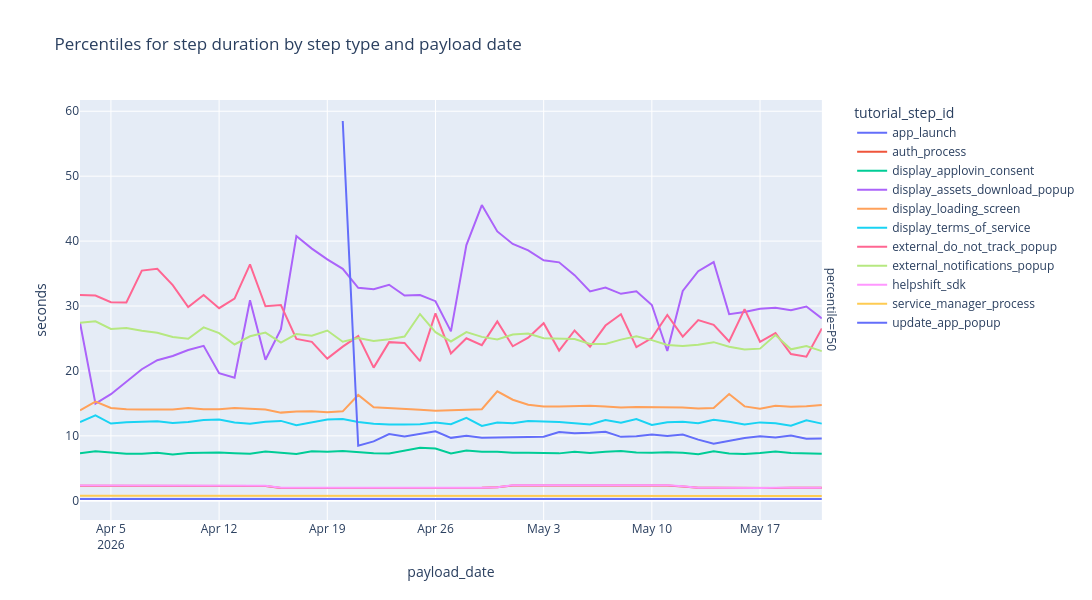

The cell this chart's notebook holds for it:
### Code cell
fig = px.line(percentiles_by_day_melted[percentiles_by_day_melted['percentile'] == 'P50'], 
              x='payload_date', 
              y='seconds',
              color='tutorial_step_id',
              facet_row='percentile',
              title='Percentiles for step duration by step type and payload date',
              width=1200,
              height=600,
              hover_data={'seconds': True, 'payload_date': True, 'tutorial_step_id': True},
)
fig.show()

### Figure 1 — Plotly figure (JSON) as saved in the notebook; plotly's stock layout.template omitted (floating-point values rounded to 4 significant figures)
{"data": [{"customdata": [["app_launch"], ["app_launch"], ["app_launch"], ["app_launch"], ["app_launch"], ["app_launch"], ["app_launch"], ["app_launch"], ["app_launch"], ["app_launch"], ["app_launch"], ["app_launch"], ["app_launch"], ["app_launch"], ["app_launch"], ["app_launch"], ["app_launch"], ["app_launch"], ["app_launch"], ["app_launch"], ["app_launch"], ["app_launch"], ["app_launch"], ["app_launch"], ["app_launch"], ["app_launch"], ["app_launch"], ["app_launch"], ["app_launch"], ["app_launch"], ["app_launch"], ["app_launch"], ["app_launch"], ["app_launch"], ["app_launch"], ["app_launch"], ["app_launch"], ["app_launch"], ["app_launch"], ["app_launch"], ["app_launch"], ["app_launch"], ["app_launch"], ["app_launch"], ["app_launch"], ["app_launch"], ["app_launch"], ["app_launch"], ["app_launch"]], "hovertemplate": "tutorial_step_id=%{customdata[0]}<br>percentile=P50<br>payload_date=%{x}<br>seconds=%{y}<extra></extra>", "legendgroup": "app_launch", "line": {"color": "#636efa", "dash": "solid"}, "marker": {"symbol": "circle"}, "mode": "lines", "name": "app_launch", "orientation": "v", "showlegend": true, "type": "scatter", "x": ["2026-04-03", "2026-04-04", "2026-04-05", "2026-04-06", "2026-04-07", "2026-04-08", "2026-04-09", "2026-04-10", "2026-04-11", "2026-04-12", "2026-04-13", "2026-04-14", "2026-04-15", "2026-04-16", "2026-04-17", "2026-04-18", "2026-04-19", "2026-04-20", "2026-04-21", "2026-04-22", "2026-04-23", "2026-04-24", "2026-04-25", "2026-04-26", "2026-04-27", "2026-04-28", "2026-04-29", "2026-04-30", "2026-05-01", "2026-05-02", "2026-05-03", "2026-05-04", "2026-05-05", "2026-05-06", "2026-05-07", "2026-05-08", "2026-05-09", "2026-05-10", "2026-05-11", "2026-05-12", "2026-05-13", "2026-05-14", "2026-05-15", "2026-05-16", "2026-05-17", "2026-05-18", "2026-05-19", "2026-05-20", "2026-05-21"], "xaxis": "x", "y": [0.275, 0.275, 0.275, 0.275, 0.276, 0.275, 0.276, 0.275, 0.276, 0.275, 0.275, 0.276, 0.276, 0.275, 0.275, 0.275, 0.275, 0.275, 0.276, 0.276, 0.276, 0.276, 0.276, 0.275, 0.275, 0.275, 0.276, 0.276, 0.276, 0.276, 0.276, 0.277, 0.277, 0.277, 0.277, 0.277, 0.276, 0.277, 0.276, 0.275, 0.275, 0.275, 0.274, 0.274, 0.274, 0.274, 0.274, 0.274, 0.274], "yaxis": "y"}, {"customdata": [["auth_process"], ["auth_process"], ["auth_process"], ["auth_process"], ["auth_process"], ["auth_process"], ["auth_process"], ["auth_process"], ["auth_process"], ["auth_process"], ["auth_process"], ["auth_process"], ["auth_process"], ["auth_process"], ["auth_process"], ["auth_process"], ["auth_process"], ["auth_process"], ["auth_process"], ["auth_process"], ["auth_process"], ["auth_process"], ["auth_process"], ["auth_process"], ["auth_process"], ["auth_process"], ["auth_process"], ["auth_process"], ["auth_process"], ["auth_process"], ["auth_process"], ["auth_process"], ["auth_process"], ["auth_process"], ["auth_process"], ["auth_process"], ["auth_process"], ["auth_process"], ["auth_process"], ["auth_process"], ["auth_process"], ["auth_process"], ["auth_process"], ["auth_process"], ["auth_process"], ["auth_process"], ["auth_process"], ["auth_process"], ["auth_process"]], "hovertemplate": "tutorial_step_id=%{customdata[0]}<br>percentile=P50<br>payload_date=%{x}<br>seconds=%{y}<extra></extra>", "legendgroup": "auth_process", "line": {"color": "#EF553B", "dash": "solid"}, "marker": {"symbol": "circle"}, "mode": "lines", "name": "auth_process", "orientation": "v", "showlegend": true, "type": "scatter", "x": ["2026-04-03", "2026-04-04", "2026-04-05", "2026-04-06", "2026-04-07", "2026-04-08", "2026-04-09", "2026-04-10", "2026-04-11", "2026-04-12", "2026-04-13", "2026-04-14", "2026-04-15", "2026-04-16", "2026-04-17", "2026-04-18", "2026-04-19", "2026-04-20", "2026-04-21", "2026-04-22", "2026-04-23", "2026-04-24", "2026-04-25", "2026-04-26", "2026-04-27", "2026-04-28", "2026-04-29", "2026-04-30", "2026-05-01", "2026-05-02", "2026-05-03", "2026-05-04", "2026-05-05", "2026-05-06", "2026-05-07", "2026-05-08", "2026-05-09", "2026-05-10", "2026-05-11", "2026-05-12", "2026-05-13", "2026-05-14", "2026-05-15", "2026-05-16", "2026-05-17", "2026-05-18", "2026-05-19", "2026-05-20", "2026-05-21"], "xaxis": "x", "y": [2.329, 2.322, 2.321, 2.327, 2.341, 2.339, 2.34, 2.334, 2.327, 2.304, 2.324, 2.344, 2.277, 1.987, 1.983, 1.967, 1.959, 1.979, 1.968, 1.982, 1.983, 1.981, 1.976, 1.961, 1.979, 1.995, 2.002, 2.067, 2.363, 2.364, 2.349, 2.367, 2.375, 2.364, 2.366, 2.363, 2.363, 2.36, 2.364, 2.2, 2.0, 1.993, 1.963, 1.96, 1.955, 1.98, 1.99, 1.994, 1.992], "yaxis": "y"}, {"customdata": [["display_applovin_consent"], ["display_applovin_consent"], ["display_applovin_consent"], ["display_applovin_consent"], ["display_applovin_consent"], ["display_applovin_consent"], ["display_applovin_consent"], ["display_applovin_consent"], ["display_applovin_consent"], ["display_applovin_consent"], ["display_applovin_consent"], ["display_applovin_consent"], ["display_applovin_consent"], ["display_applovin_consent"], ["display_applovin_consent"], ["display_applovin_consent"], ["display_applovin_consent"], ["display_applovin_consent"], ["display_applovin_consent"], ["display_applovin_consent"], ["display_applovin_consent"], ["display_applovin_consent"], ["display_applovin_consent"], ["display_applovin_consent"], ["display_applovin_consent"], ["display_applovin_consent"], ["display_applovin_consent"], ["display_applovin_consent"], ["display_applovin_consent"], ["display_applovin_consent"], ["display_applovin_consent"], ["display_applovin_consent"], ["display_applovin_consent"], ["display_applovin_consent"], ["display_applovin_consent"], ["display_applovin_consent"], ["display_applovin_consent"], ["display_applovin_consent"], ["display_applovin_consent"], ["display_applovin_consent"], ["display_applovin_consent"], ["display_applovin_consent"], ["display_applovin_consent"], ["display_applovin_consent"], ["display_applovin_consent"], ["display_applovin_consent"], ["display_applovin_consent"], ["display_applovin_consent"], ["display_applovin_consent"]], "hovertemplate": "tutorial_step_id=%{customdata[0]}<br>percentile=P50<br>payload_date=%{x}<br>seconds=%{y}<extra></extra>", "legendgroup": "display_applovin_consent", "line": {"color": "#00cc96", "dash": "solid"}, "marker": {"symbol": "circle"}, "mode": "lines", "name": "display_applovin_consent", "orientation": "v", "showlegend": true, "type": "scatter", "x": ["2026-04-03", "2026-04-04", "2026-04-05", "2026-04-06", "2026-04-07", "2026-04-08", "2026-04-09", "2026-04-10", "2026-04-11", "2026-04-12", "2026-04-13", "2026-04-14", "2026-04-15", "2026-04-16", "2026-04-17", "2026-04-18", "2026-04-19", "2026-04-20", "2026-04-21", "2026-04-22", "2026-04-23", "2026-04-24", "2026-04-25", "2026-04-26", "2026-04-27", "2026-04-28", "2026-04-29", "2026-04-30", "2026-05-01", "2026-05-02", "2026-05-03", "2026-05-04", "2026-05-05", "2026-05-06", "2026-05-07", "2026-05-08", "2026-05-09", "2026-05-10", "2026-05-11", "2026-05-12", "2026-05-13", "2026-05-14", "2026-05-15", "2026-05-16", "2026-05-17", "2026-05-18", "2026-05-19", "2026-05-20", "2026-05-21"], "xaxis": "x", "y": [7.314, 7.631, 7.432, 7.255, 7.244, 7.4, 7.133, 7.362, 7.403, 7.429, 7.328, 7.248, 7.582, 7.365, 7.216, 7.644, 7.564, 7.68, 7.452, 7.326, 7.278, 7.681, 8.163, 8.055, 7.285, 7.751, 7.559, 7.546, 7.399, 7.398, 7.406, 7.302, 7.543, 7.341, 7.546, 7.684, 7.447, 7.402, 7.494, 7.4, 7.168, 7.625, 7.295, 7.2, 7.355, 7.581, 7.355, 7.292, 7.235], "yaxis": "y"}, {"customdata": [["display_assets_download_popup"], ["display_assets_download_popup"], ["display_assets_download_popup"], ["display_assets_download_popup"], ["display_assets_download_popup"], ["display_assets_download_popup"], ["display_assets_download_popup"], ["display_assets_download_popup"], ["display_assets_download_popup"], ["display_assets_download_popup"], ["display_assets_download_popup"], ["display_assets_download_popup"], ["display_assets_download_popup"], ["display_assets_download_popup"], ["display_assets_download_popup"], ["display_assets_download_popup"], ["display_assets_download_popup"], ["display_assets_download_popup"], ["display_assets_download_popup"], ["display_assets_download_popup"], ["display_assets_download_popup"], ["display_assets_download_popup"], ["display_assets_download_popup"], ["display_assets_download_popup"], ["display_assets_download_popup"], ["display_assets_download_popup"], ["display_assets_download_popup"], ["display_assets_download_popup"], ["display_assets_download_popup"], ["display_assets_download_popup"], ["display_assets_download_popup"], ["display_assets_download_popup"], ["display_assets_download_popup"], ["display_assets_download_popup"], ["display_assets_download_popup"], ["display_assets_download_popup"], ["display_assets_download_popup"], ["display_assets_download_popup"], ["display_assets_download_popup"], ["display_assets_download_popup"], ["display_assets_download_popup"], ["display_assets_download_popup"], ["display_assets_download_popup"], ["display_assets_download_popup"], ["display_assets_download_popup"], ["display_assets_download_popup"], ["display_assets_download_popup"], ["display_assets_download_popup"], ["display_assets_download_popup"]], "hovertemplate": "tutorial_step_id=%{customdata[0]}<br>percentile=P50<br>payload_date=%{x}<br>seconds=%{y}<extra></extra>", "legendgroup": "display_assets_download_popup", "line": {"color": "#ab63fa", "dash": "solid"}, "marker": {"symbol": "circle"}, "mode": "lines", "name": "display_assets_download_popup", "orientation": "v", "showlegend": true, "type": "scatter", "x": ["2026-04-03", "2026-04-04", "2026-04-05", "2026-04-06", "2026-04-07", "2026-04-08", "2026-04-09", "2026-04-10", "2026-04-11", "2026-04-12", "2026-04-13", "2026-04-14", "2026-04-15", "2026-04-16", "2026-04-17", "2026-04-18", "2026-04-19", "2026-04-20", "2026-04-21", "2026-04-22", "2026-04-23", "2026-04-24", "2026-04-25", "2026-04-26", "2026-04-27", "2026-04-28", "2026-04-29", "2026-04-30", "2026-05-01", "2026-05-02", "2026-05-03", "2026-05-04", "2026-05-05", "2026-05-06", "2026-05-07", "2026-05-08", "2026-05-09", "2026-05-10", "2026-05-11", "2026-05-12", "2026-05-13", "2026-05-14", "2026-05-15", "2026-05-16", "2026-05-17", "2026-05-18", "2026-05-19", "2026-05-20", "2026-05-21"], "xaxis": "x", "y": [27.45, 14.97, 16.42, 18.4, 20.26, 21.65, 22.3, 23.22, 23.87, 19.66, 18.96, 30.89, 21.73, 26.44, 40.78, 38.84, 37.2, 35.73, 32.81, 32.58, 33.28, 31.61, 31.71, 30.75, 26.09, 39.4, 45.54, 41.49, 39.56, 38.58, 37.05, 36.73, 34.75, 32.25, 32.84, 31.88, 32.26, 30.15, 23.08, 32.32, 35.36, 36.77, 28.75, 29.1, 29.58, 29.75, 29.37, 29.93, 28.08], "yaxis": "y"}, {"customdata": [["display_loading_screen"], ["display_loading_screen"], ["display_loading_screen"], ["display_loading_screen"], ["display_loading_screen"], ["display_loading_screen"], ["display_loading_screen"], ["display_loading_screen"], ["display_loading_screen"], ["display_loading_screen"], ["display_loading_screen"], ["display_loading_screen"], ["display_loading_screen"], ["display_loading_screen"], ["display_loading_screen"], ["display_loading_screen"], ["display_loading_screen"], ["display_loading_screen"], ["display_loading_screen"], ["display_loading_screen"], ["display_loading_screen"], ["display_loading_screen"], ["display_loading_screen"], ["display_loading_screen"], ["display_loading_screen"], ["display_loading_screen"], ["display_loading_screen"], ["display_loading_screen"], ["display_loading_screen"], ["display_loading_screen"], ["display_loading_screen"], ["display_loading_screen"], ["display_loading_screen"], ["display_loading_screen"], ["display_loading_screen"], ["display_loading_screen"], ["display_loading_screen"], ["display_loading_screen"], ["display_loading_screen"], ["display_loading_screen"], ["display_loading_screen"], ["display_loading_screen"], ["display_loading_screen"], ["display_loading_screen"], ["display_loading_screen"], ["display_loading_screen"], ["display_loading_screen"], ["display_loading_screen"], ["display_loading_screen"]], "hovertemplate": "tutorial_step_id=%{customdata[0]}<br>percentile=P50<br>payload_date=%{x}<br>seconds=%{y}<extra></extra>", "legendgroup": "display_loading_screen", "line": {"color": "#FFA15A", "dash": "solid"}, "marker": {"symbol": "circle"}, "mode": "lines", "name": "display_loading_screen", "orientation": "v", "showlegend": true, "type": "scatter", "x": ["2026-04-03", "2026-04-04", "2026-04-05", "2026-04-06", "2026-04-07", "2026-04-08", "2026-04-09", "2026-04-10", "2026-04-11", "2026-04-12", "2026-04-13", "2026-04-14", "2026-04-15", "2026-04-16", "2026-04-17", "2026-04-18", "2026-04-19", "2026-04-20", "2026-04-21", "2026-04-22", "2026-04-23", "2026-04-24", "2026-04-25", "2026-04-26", "2026-04-27", "2026-04-28", "2026-04-29", "2026-04-30", "2026-05-01", "2026-05-02", "2026-05-03", "2026-05-04", "2026-05-05", "2026-05-06", "2026-05-07", "2026-05-08", "2026-05-09", "2026-05-10", "2026-05-11", "2026-05-12", "2026-05-13", "2026-05-14", "2026-05-15", "2026-05-16", "2026-05-17", "2026-05-18", "2026-05-19", "2026-05-20", "2026-05-21"], "xaxis": "x", "y": [13.93, 15.27, 14.29, 14.09, 14.05, 14.04, 14.05, 14.3, 14.11, 14.1, 14.3, 14.17, 14.06, 13.58, 13.75, 13.78, 13.65, 13.78, 16.3, 14.42, 14.3, 14.26, 14.03, 13.88, 13.96, 14.06, 14.1, 16.87, 15.57, 14.8, 14.51, 14.52, 14.53, 14.64, 14.51, 14.38, 14.46, 14.46, 14.46, 14.37, 14.23, 14.29, 16.45, 14.54, 14.18, 14.65, 14.5, 14.54, 14.77], "yaxis": "y"}, {"customdata": [["display_terms_of_service"], ["display_terms_of_service"], ["display_terms_of_service"], ["display_terms_of_service"], ["display_terms_of_service"], ["display_terms_of_service"], ["display_terms_of_service"], ["display_terms_of_service"], ["display_terms_of_service"], ["display_terms_of_service"], ["display_terms_of_service"], ["display_terms_of_service"], ["display_terms_of_service"], ["display_terms_of_service"], ["display_terms_of_service"], ["display_terms_of_service"], ["display_terms_of_service"], ["display_terms_of_service"], ["display_terms_of_service"], ["display_terms_of_service"], ["display_terms_of_service"], ["display_terms_of_service"], ["display_terms_of_service"], ["display_terms_of_service"], ["display_terms_of_service"], ["display_terms_of_service"], ["display_terms_of_service"], ["display_terms_of_service"], ["display_terms_of_service"], ["display_terms_of_service"], ["display_terms_of_service"], ["display_terms_of_service"], ["display_terms_of_service"], ["display_terms_of_service"], ["display_terms_of_service"], ["display_terms_of_service"], ["display_terms_of_service"], ["display_terms_of_service"], ["display_terms_of_service"], ["display_terms_of_service"], ["display_terms_of_service"], ["display_terms_of_service"], ["display_terms_of_service"], ["display_terms_of_service"], ["display_terms_of_service"], ["display_terms_of_service"], ["display_terms_of_service"], ["display_terms_of_service"], ["display_terms_of_service"]], "hovertemplate": "tutorial_step_id=%{customdata[0]}<br>percentile=P50<br>payload_date=%{x}<br>seconds=%{y}<extra></extra>", "legendgroup": "display_terms_of_service", "line": {"color": "#19d3f3", "dash": "solid"}, "marker": {"symbol": "circle"}, "mode": "lines", "name": "display_terms_of_service", "orientation": "v", "showlegend": true, "type": "scatter", "x": ["2026-04-03", "2026-04-04", "2026-04-05", "2026-04-06", "2026-04-07", "2026-04-08", "2026-04-09", "2026-04-10", "2026-04-11", "2026-04-12", "2026-04-13", "2026-04-14", "2026-04-15", "2026-04-16", "2026-04-17", "2026-04-18", "2026-04-19", "2026-04-20", "2026-04-21", "2026-04-22", "2026-04-23", "2026-04-24", "2026-04-25", "2026-04-26", "2026-04-27", "2026-04-28", "2026-04-29", "2026-04-30", "2026-05-01", "2026-05-02", "2026-05-03", "2026-05-04", "2026-05-05", "2026-05-06", "2026-05-07", "2026-05-08", "2026-05-09", "2026-05-10", "2026-05-11", "2026-05-12", "2026-05-13", "2026-05-14", "2026-05-15", "2026-05-16", "2026-05-17", "2026-05-18", "2026-05-19", "2026-05-20", "2026-05-21"], "xaxis": "x", "y": [12.13, 13.16, 11.89, 12.1, 12.18, 12.23, 11.98, 12.12, 12.43, 12.51, 12.07, 11.88, 12.19, 12.3, 11.64, 12.05, 12.51, 12.61, 12.13, 11.88, 11.74, 11.77, 11.78, 12.07, 11.79, 12.77, 11.52, 12.04, 11.94, 12.3, 12.26, 12.14, 11.96, 11.76, 12.45, 12.02, 12.6, 11.68, 12.08, 12.18, 11.95, 12.48, 12.16, 11.74, 12.08, 11.93, 11.56, 12.41, 11.88], "yaxis": "y"}, {"customdata": [["external_do_not_track_popup"], ["external_do_not_track_popup"], ["external_do_not_track_popup"], ["external_do_not_track_popup"], ["external_do_not_track_popup"], ["external_do_not_track_popup"], ["external_do_not_track_popup"], ["external_do_not_track_popup"], ["external_do_not_track_popup"], ["external_do_not_track_popup"], ["external_do_not_track_popup"], ["external_do_not_track_popup"], ["external_do_not_track_popup"], ["external_do_not_track_popup"], ["external_do_not_track_popup"], ["external_do_not_track_popup"], ["external_do_not_track_popup"], ["external_do_not_track_popup"], ["external_do_not_track_popup"], ["external_do_not_track_popup"], ["external_do_not_track_popup"], ["external_do_not_track_popup"], ["external_do_not_track_popup"], ["external_do_not_track_popup"], ["external_do_not_track_popup"], ["external_do_not_track_popup"], ["external_do_not_track_popup"], ["external_do_not_track_popup"], ["external_do_not_track_popup"], ["external_do_not_track_popup"], ["external_do_not_track_popup"], ["external_do_not_track_popup"], ["external_do_not_track_popup"], ["external_do_not_track_popup"], ["external_do_not_track_popup"], ["external_do_not_track_popup"], ["external_do_not_track_popup"], ["external_do_not_track_popup"], ["external_do_not_track_popup"], ["external_do_not_track_popup"], ["external_do_not_track_popup"], ["external_do_not_track_popup"], ["external_do_not_track_popup"], ["external_do_not_track_popup"], ["external_do_not_track_popup"], ["external_do_not_track_popup"], ["external_do_not_track_popup"], ["external_do_not_track_popup"], ["external_do_not_track_popup"]], "hovertemplate": "tutorial_step_id=%{customdata[0]}<br>percentile=P50<br>payload_date=%{x}<br>seconds=%{y}<extra></extra>", "legendgroup": "external_do_not_track_popup", "line": {"color": "#FF6692", "dash": "solid"}, "marker": {"symbol": "circle"}, "mode": "lines", "name": "external_do_not_track_popup", "orientation": "v", "showlegend": true, "type": "scatter", "x": ["2026-04-03", "2026-04-04", "2026-04-05", "2026-04-06", "2026-04-07", "2026-04-08", "2026-04-09", "2026-04-10", "2026-04-11", "2026-04-12", "2026-04-13", "2026-04-14", "2026-04-15", "2026-04-16", "2026-04-17", "2026-04-18", "2026-04-19", "2026-04-20", "2026-04-21", "2026-04-22", "2026-04-23", "2026-04-24", "2026-04-25", "2026-04-26", "2026-04-27", "2026-04-28", "2026-04-29", "2026-04-30", "2026-05-01", "2026-05-02", "2026-05-03", "2026-05-04", "2026-05-05", "2026-05-06", "2026-05-07", "2026-05-08", "2026-05-09", "2026-05-10", "2026-05-11", "2026-05-12", "2026-05-13", "2026-05-14", "2026-05-15", "2026-05-16", "2026-05-17", "2026-05-18", "2026-05-19", "2026-05-20", "2026-05-21"], "xaxis": "x", "y": [31.7, 31.61, 30.58, 30.54, 35.45, 35.73, 33.22, 29.83, 31.69, 29.66, 31.14, 36.41, 29.96, 30.14, 24.93, 24.48, 21.9, 23.74, 25.37, 20.51, 24.44, 24.32, 21.51, 28.87, 22.69, 25.03, 23.97, 27.62, 23.8, 25.12, 27.36, 23.13, 26.23, 23.73, 26.99, 28.73, 23.68, 25.06, 28.61, 25.28, 27.82, 27.1, 24.55, 29.52, 24.5, 25.83, 22.61, 22.2, 26.54], "yaxis": "y"}, {"customdata": [["external_notifications_popup"], ["external_notifications_popup"], ["external_notifications_popup"], ["external_notifications_popup"], ["external_notifications_popup"], ["external_notifications_popup"], ["external_notifications_popup"], ["external_notifications_popup"], ["external_notifications_popup"], ["external_notifications_popup"], ["external_notifications_popup"], ["external_notifications_popup"], ["external_notifications_popup"], ["external_notifications_popup"], ["external_notifications_popup"], ["external_notifications_popup"], ["external_notifications_popup"], ["external_notifications_popup"], ["external_notifications_popup"], ["external_notifications_popup"], ["external_notifications_popup"], ["external_notifications_popup"], ["external_notifications_popup"], ["external_notifications_popup"], ["external_notifications_popup"], ["external_notifications_popup"], ["external_notifications_popup"], ["external_notifications_popup"], ["external_notifications_popup"], ["external_notifications_popup"], ["external_notifications_popup"], ["external_notifications_popup"], ["external_notifications_popup"], ["external_notifications_popup"], ["external_notifications_popup"], ["external_notifications_popup"], ["external_notifications_popup"], ["external_notifications_popup"], ["external_notifications_popup"], ["external_notifications_popup"], ["external_notifications_popup"], ["external_notifications_popup"], ["external_notifications_popup"], ["external_notifications_popup"], ["external_notifications_popup"], ["external_notifications_popup"], ["external_notifications_popup"], ["external_notifications_popup"], ["external_notifications_popup"]], "hovertemplate": "tutorial_step_id=%{customdata[0]}<br>percentile=P50<br>payload_date=%{x}<br>seconds=%{y}<extra></extra>", "legendgroup": "external_notifications_popup", "line": {"color": "#B6E880", "dash": "solid"}, "marker": {"symbol": "circle"}, "mode": "lines", "name": "external_notifications_popup", "orientation": "v", "showlegend": true, "type": "scatter", "x": ["2026-04-03", "2026-04-04", "2026-04-05", "2026-04-06", "2026-04-07", "2026-04-08", "2026-04-09", "2026-04-10", "2026-04-11", "2026-04-12", "2026-04-13", "2026-04-14", "2026-04-15", "2026-04-16", "2026-04-17", "2026-04-18", "2026-04-19", "2026-04-20", "2026-04-21", "2026-04-22", "2026-04-23", "2026-04-24", "2026-04-25", "2026-04-26", "2026-04-27", "2026-04-28", "2026-04-29", "2026-04-30", "2026-05-01", "2026-05-02", "2026-05-03", "2026-05-04", "2026-05-05", "2026-05-06", "2026-05-07", "2026-05-08", "2026-05-09", "2026-05-10", "2026-05-11", "2026-05-12", "2026-05-13", "2026-05-14", "2026-05-15", "2026-05-16", "2026-05-17", "2026-05-18", "2026-05-19", "2026-05-20", "2026-05-21"], "xaxis": "x", "y": [27.43, 27.65, 26.46, 26.61, 26.18, 25.87, 25.24, 24.96, 26.71, 25.83, 24.08, 25.34, 25.9, 24.36, 25.67, 25.43, 26.23, 24.49, 25.05, 24.62, 24.87, 25.29, 28.76, 25.98, 24.54, 25.98, 25.25, 24.84, 25.6, 25.76, 25.04, 25.04, 24.93, 24.14, 24.15, 24.83, 25.36, 24.75, 24.01, 23.84, 24.03, 24.44, 23.74, 23.3, 23.44, 25.54, 23.33, 23.84, 23.05], "yaxis": "y"}, {"customdata": [["helpshift_sdk"], ["helpshift_sdk"], ["helpshift_sdk"], ["helpshift_sdk"], ["helpshift_sdk"], ["helpshift_sdk"], ["helpshift_sdk"], ["helpshift_sdk"], ["helpshift_sdk"], ["helpshift_sdk"], ["helpshift_sdk"], ["helpshift_sdk"], ["helpshift_sdk"], ["helpshift_sdk"], ["helpshift_sdk"], ["helpshift_sdk"], ["helpshift_sdk"], ["helpshift_sdk"], ["helpshift_sdk"], ["helpshift_sdk"], ["helpshift_sdk"], ["helpshift_sdk"], ["helpshift_sdk"], ["helpshift_sdk"], ["helpshift_sdk"], ["helpshift_sdk"], ["helpshift_sdk"], ["helpshift_sdk"], ["helpshift_sdk"], ["helpshift_sdk"], ["helpshift_sdk"], ["helpshift_sdk"], ["helpshift_sdk"], ["helpshift_sdk"], ["helpshift_sdk"], ["helpshift_sdk"], ["helpshift_sdk"], ["helpshift_sdk"], ["helpshift_sdk"], ["helpshift_sdk"], ["helpshift_sdk"], ["helpshift_sdk"], ["helpshift_sdk"], ["helpshift_sdk"], ["helpshift_sdk"], ["helpshift_sdk"], ["helpshift_sdk"], ["helpshift_sdk"], ["helpshift_sdk"]], "hovertemplate": "tutorial_step_id=%{customdata[0]}<br>percentile=P50<br>payload_date=%{x}<br>seconds=%{y}<extra></extra>", "legendgroup": "helpshift_sdk", "line": {"color": "#FF97FF", "dash": "solid"}, "marker": {"symbol": "circle"}, "mode": "lines", "name": "helpshift_sdk", "orientation": "v", "showlegend": true, "type": "scatter", "x": ["2026-04-03", "2026-04-04", "2026-04-05", "2026-04-06", "2026-04-07", "2026-04-08", "2026-04-09", "2026-04-10", "2026-04-11", "2026-04-12", "2026-04-13", "2026-04-14", "2026-04-15", "2026-04-16", "2026-04-17", "2026-04-18", "2026-04-19", "2026-04-20", "2026-04-21", "2026-04-22", "2026-04-23", "2026-04-24", "2026-04-25", "2026-04-26", "2026-04-27", "2026-04-28", "2026-04-29", "2026-04-30", "2026-05-01", "2026-05-02", "2026-05-03", "2026-05-04", "2026-05-05", "2026-05-06", "2026-05-07", "2026-05-08", "2026-05-09", "2026-05-10", "2026-05-11", "2026-05-12", "2026-05-13", "2026-05-14", "2026-05-15", "2026-05-16", "2026-05-17", "2026-05-18", "2026-05-19", "2026-05-20", "2026-05-21"], "xaxis": "x", "y": [2.351, 2.344, 2.344, 2.35, 2.363, 2.361, 2.364, 2.355, 2.35, 2.327, 2.346, 2.367, 2.3, 2.011, 2.007, 1.991, 1.983, 2.003, 1.991, 2.005, 2.006, 2.004, 1.999, 1.985, 2.003, 2.018, 2.026, 2.089, 2.385, 2.388, 2.37, 2.389, 2.397, 2.387, 2.389, 2.386, 2.386, 2.383, 2.388, 2.224, 2.023, 2.016, 1.984, 1.981, 1.977, 2.004, 2.018, 2.023, 2.02], "yaxis": "y"}, {"customdata": [["service_manager_process"], ["service_manager_process"], ["service_manager_process"], ["service_manager_process"], ["service_manager_process"], ["service_manager_process"], ["service_manager_process"], ["service_manager_process"], ["service_manager_process"], ["service_manager_process"], ["service_manager_process"], ["service_manager_process"], ["service_manager_process"], ["service_manager_process"], ["service_manager_process"], ["service_manager_process"], ["service_manager_process"], ["service_manager_process"], ["service_manager_process"], ["service_manager_process"], ["service_manager_process"], ["service_manager_process"], ["service_manager_process"], ["service_manager_process"], ["service_manager_process"], ["service_manager_process"], ["service_manager_process"], ["service_manager_process"], ["service_manager_process"], ["service_manager_process"], ["service_manager_process"], ["service_manager_process"], ["service_manager_process"], ["service_manager_process"], ["service_manager_process"], ["service_manager_process"], ["service_manager_process"], ["service_manager_process"], ["service_manager_process"], ["service_manager_process"], ["service_manager_process"], ["service_manager_process"], ["service_manager_process"], ["service_manager_process"], ["service_manager_process"], ["service_manager_process"], ["service_manager_process"], ["service_manager_process"], ["service_manager_process"]], "hovertemplate": "tutorial_step_id=%{customdata[0]}<br>percentile=P50<br>payload_date=%{x}<br>seconds=%{y}<extra></extra>", "legendgroup": "service_manager_process", "line": {"color": "#FECB52", "dash": "solid"}, "marker": {"symbol": "circle"}, "mode": "lines", "name": "service_manager_process", "orientation": "v", "showlegend": true, "type": "scatter", "x": ["2026-04-03", "2026-04-04", "2026-04-05", "2026-04-06", "2026-04-07", "2026-04-08", "2026-04-09", "2026-04-10", "2026-04-11", "2026-04-12", "2026-04-13", "2026-04-14", "2026-04-15", "2026-04-16", "2026-04-17", "2026-04-18", "2026-04-19", "2026-04-20", "2026-04-21", "2026-04-22", "2026-04-23", "2026-04-24", "2026-04-25", "2026-04-26", "2026-04-27", "2026-04-28", "2026-04-29", "2026-04-30", "2026-05-01", "2026-05-02", "2026-05-03", "2026-05-04", "2026-05-05", "2026-05-06", "2026-05-07", "2026-05-08", "2026-05-09", "2026-05-10", "2026-05-11", "2026-05-12", "2026-05-13", "2026-05-14", "2026-05-15", "2026-05-16", "2026-05-17", "2026-05-18", "2026-05-19", "2026-05-20", "2026-05-21"], "xaxis": "x", "y": [0.762, 0.762, 0.764, 0.759, 0.759, 0.754, 0.757, 0.756, 0.763, 0.76, 0.754, 0.756, 0.755, 0.752, 0.753, 0.756, 0.755, 0.751, 0.741, 0.754, 0.756, 0.757, 0.762, 0.758, 0.748, 0.75, 0.752, 0.741, 0.758, 0.767, 0.765, 0.76, 0.763, 0.762, 0.762, 0.76, 0.765, 0.766, 0.757, 0.753, 0.755, 0.756, 0.74, 0.752, 0.754, 0.751, 0.748, 0.75, 0.75], "yaxis": "y"}, {"customdata": [["update_app_popup"], ["update_app_popup"], ["update_app_popup"], ["update_app_popup"], ["update_app_popup"], ["update_app_popup"], ["update_app_popup"], ["update_app_popup"], ["update_app_popup"], ["update_app_popup"], ["update_app_popup"], ["update_app_popup"], ["update_app_popup"], ["update_app_popup"], ["update_app_popup"], ["update_app_popup"], ["update_app_popup"], ["update_app_popup"], ["update_app_popup"], ["update_app_popup"], ["update_app_popup"], ["update_app_popup"], ["update_app_popup"], ["update_app_popup"], ["update_app_popup"], ["update_app_popup"], ["update_app_popup"], ["update_app_popup"], ["update_app_popup"], ["update_app_popup"], ["update_app_popup"], ["update_app_popup"]], "hovertemplate": "tutorial_step_id=%{customdata[0]}<br>percentile=P50<br>payload_date=%{x}<br>seconds=%{y}<extra></extra>", "legendgroup": "update_app_popup", "line": {"color": "#636efa", "dash": "solid"}, "marker": {"symbol": "circle"}, "mode": "lines", "name": "update_app_popup", "orientation": "v", "showlegend": true, "type": "scatter", "x": ["2026-04-20", "2026-04-21", "2026-04-22", "2026-04-23", "2026-04-24", "2026-04-25", "2026-04-26", "2026-04-27", "2026-04-28", "2026-04-29", "2026-04-30", "2026-05-01", "2026-05-02", "2026-05-03", "2026-05-04", "2026-05-05", "2026-05-06", "2026-05-07", "2026-05-08", "2026-05-09", "2026-05-10", "2026-05-11", "2026-05-12", "2026-05-13", "2026-05-14", "2026-05-15", "2026-05-16", "2026-05-17", "2026-05-18", "2026-05-19", "2026-05-20", "2026-05-21"], "xaxis": "x", "y": [58.5, 8.486, 9.152, 10.28, 9.901, 10.35, 10.7, 9.694, 9.999, 9.694, 9.76, 9.799, 9.843, 9.879, 10.6, 10.42, 10.48, 10.61, 9.851, 9.949, 10.21, 9.994, 10.21, 9.419, 8.775, 9.231, 9.674, 9.947, 9.738, 10.05, 9.542, 9.585], "yaxis": "y"}], "layout": {"annotations": [{"font": {}, "showarrow": false, "text": "percentile=P50", "textangle": 90, "x": 0.98, "xanchor": "left", "xref": "paper", "y": 0.5, "yanchor": "middle", "yref": "paper"}], "height": 600, "legend": {"title": {"text": "tutorial_step_id"}, "tracegroupgap": 0}, "title": {"text": "Percentiles for step duration by step type and payload date"}, "width": 1200, "xaxis": {"anchor": "y", "domain": [0, 0.98], "title": {"text": "payload_date"}}, "yaxis": {"anchor": "x", "domain": [0, 1], "title": {"text": "seconds"}}}}
